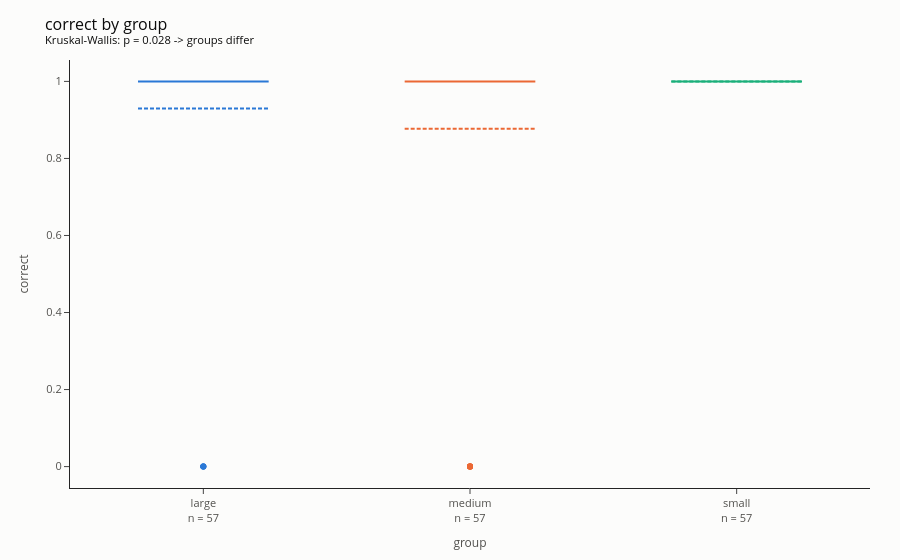

The notebook cell this image was saved under:
### Code cell
from themis_assess.viz import assess_groups

# The per-case correctness, grouped: is the difference real, or is it sampling noise?
correct = (prediction.predicted == y_test).astype(float)
groups = assess_groups(correct, size_group, metric="correct")
print(groups.summary)
groups.figure

### Figure 1 — Plotly figure (JSON) as saved in the notebook; plotly's stock layout.template omitted (floating-point values rounded to 4 significant figures)
{"data": [{"boxmean": true, "hovertemplate": "<b>large</b><br>correct %{y:.4f}<extra></extra>", "marker": {"color": "#2a78d6"}, "name": "large", "type": "box", "y": [1.0, 1.0, 1.0, 1.0, 1.0, 1.0, 1.0, 1.0, 1.0, 1.0, 1.0, 1.0, 1.0, 1.0, 1.0, 1.0, 1.0, 1.0, 1.0, 1.0, 1.0, 1.0, 1.0, 1.0, 0.0, 1.0, 1.0, 1.0, 1.0, 1.0, 1.0, 1.0, 1.0, 1.0, 1.0, 1.0, 1.0, 1.0, 1.0, 1.0, 1.0, 1.0, 1.0, 1.0, 0.0, 1.0, 1.0, 1.0, 0.0, 1.0, 1.0, 1.0, 1.0, 0.0, 1.0, 1.0, 1.0]}, {"boxmean": true, "hovertemplate": "<b>medium</b><br>correct %{y:.4f}<extra></extra>", "marker": {"color": "#eb6834"}, "name": "medium", "type": "box", "y": [0.0, 1.0, 1.0, 0.0, 1.0, 1.0, 1.0, 1.0, 0.0, 1.0, 1.0, 1.0, 1.0, 1.0, 1.0, 1.0, 1.0, 1.0, 1.0, 1.0, 1.0, 1.0, 1.0, 1.0, 1.0, 1.0, 1.0, 1.0, 1.0, 1.0, 1.0, 1.0, 1.0, 0.0, 1.0, 1.0, 1.0, 1.0, 1.0, 1.0, 1.0, 1.0, 1.0, 1.0, 1.0, 1.0, 0.0, 1.0, 1.0, 1.0, 1.0, 1.0, 1.0, 1.0, 0.0, 0.0, 1.0]}, {"boxmean": true, "hovertemplate": "<b>small</b><br>correct %{y:.4f}<extra></extra>", "marker": {"color": "#1baf7a"}, "name": "small", "type": "box", "y": [1.0, 1.0, 1.0, 1.0, 1.0, 1.0, 1.0, 1.0, 1.0, 1.0, 1.0, 1.0, 1.0, 1.0, 1.0, 1.0, 1.0, 1.0, 1.0, 1.0, 1.0, 1.0, 1.0, 1.0, 1.0, 1.0, 1.0, 1.0, 1.0, 1.0, 1.0, 1.0, 1.0, 1.0, 1.0, 1.0, 1.0, 1.0, 1.0, 1.0, 1.0, 1.0, 1.0, 1.0, 1.0, 1.0, 1.0, 1.0, 1.0, 1.0, 1.0, 1.0, 1.0, 1.0, 1.0, 1.0, 1.0]}], "layout": {"font": {"color": "#0b0b0b", "size": 12}, "legend": {"bgcolor": "rgba(0,0,0,0)", "font": {"color": "#52514e", "size": 11}}, "margin": {"b": 60, "l": 70, "r": 30, "t": 60}, "paper_bgcolor": "#fcfcfb", "plot_bgcolor": "#fcfcfb", "showlegend": false, "title": {"font": {"color": "#0b0b0b", "size": 16}, "text": "correct by group<br><sup>Kruskal-Wallis: p = 0.028 -> groups differ</sup>"}, "xaxis": {"gridcolor": "#e6e5e1", "tickfont": {"color": "#52514e", "size": 11}, "ticktext": ["large<br>n = 57", "medium<br>n = 57", "small<br>n = 57"], "tickvals": ["large", "medium", "small"], "title": {"font": {"color": "#52514e", "size": 12}, "text": "group"}, "zeroline": false}, "yaxis": {"gridcolor": "#e6e5e1", "tickfont": {"color": "#52514e", "size": 11}, "title": {"font": {"color": "#52514e", "size": 12}, "text": "correct"}, "zeroline": false}}}
